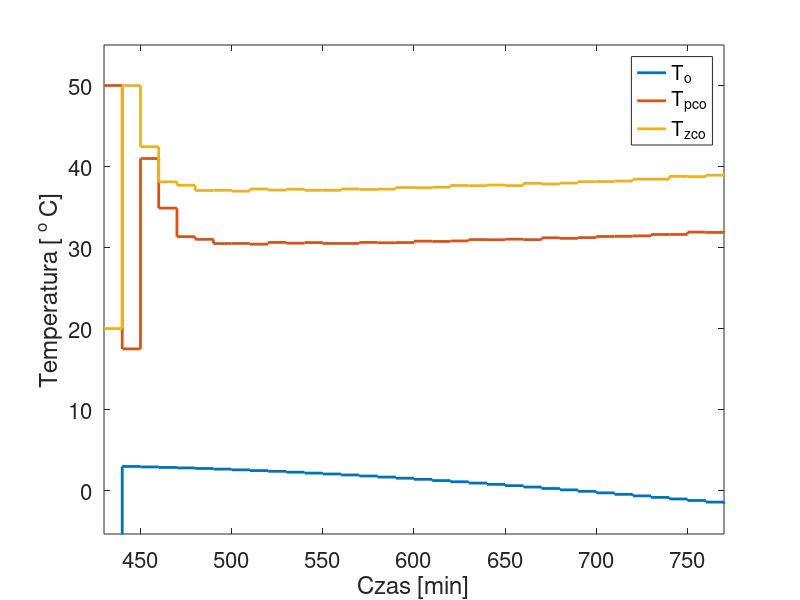

Recreate this plot in MATLAB.
load('server_data.mat');

f=plot(Czas,T_o,Czas,T_pco,Czas,T_zco)
set(f,'LineWidth',2)
xl=xlabel('Czas [min]');
yl=ylabel('Temperatura [ ^o C]');
legend('T_o','T_{pco}','T_{zco}')
set(xl,'FontSize',14);
set(yl,'FontSize',14);
set(gca,'Fontsize',16);
axis([Czas(1) Czas(end) min([T_o; T_zco; T_pco])*0.9 max([T_o; T_zco; T_pco])*1.1 ]);
saveas('Wykres1.png');